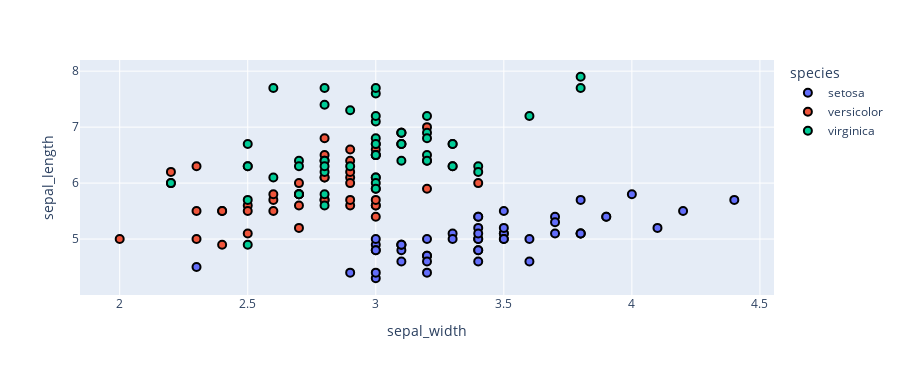

Write notebook code for a chart like this one.
### Markdown cell above
Let's try the same plot with with smaller markers, a little more height, and black boundaries for
the color filled markers.

### Code cell
fig = px.scatter(
                df, 
                x="sepal_width", 
                y="sepal_length", 
                color="species", 
                height=375)

fig.update_traces(
        marker_size=8,
        marker_line=dict(width=2, color="black"),
        #marker_line=dict(width=1, color="yellow"),
        selector=dict(mode='markers')
    )
fig

### Figure 1 — Plotly figure (JSON) as saved in the notebook; plotly's stock layout.template omitted (floating-point values rounded to 4 significant figures)
{"data": [{"hovertemplate": "species=setosa<br>sepal_width=%{x}<br>sepal_length=%{y}<extra></extra>", "legendgroup": "setosa", "marker": {"color": "#636efa", "line": {"color": "black", "width": 2}, "size": 8, "symbol": "circle"}, "mode": "markers", "name": "setosa", "orientation": "v", "showlegend": true, "type": "scatter", "x": [3.5, 3, 3.2, 3.1, 3.6, 3.9, 3.4, 3.4, 2.9, 3.1, 3.7, 3.4, 3, 3, 4, 4.4, 3.9, 3.5, 3.8, 3.8, 3.4, 3.7, 3.6, 3.3, 3.4, 3, 3.4, 3.5, 3.4, 3.2, 3.1, 3.4, 4.1, 4.2, 3.1, 3.2, 3.5, 3.1, 3, 3.4, 3.5, 2.3, 3.2, 3.5, 3.8, 3, 3.8, 3.2, 3.7, 3.3], "xaxis": "x", "y": [5.1, 4.9, 4.7, 4.6, 5, 5.4, 4.6, 5, 4.4, 4.9, 5.4, 4.8, 4.8, 4.3, 5.8, 5.7, 5.4, 5.1, 5.7, 5.1, 5.4, 5.1, 4.6, 5.1, 4.8, 5, 5, 5.2, 5.2, 4.7, 4.8, 5.4, 5.2, 5.5, 4.9, 5, 5.5, 4.9, 4.4, 5.1, 5, 4.5, 4.4, 5, 5.1, 4.8, 5.1, 4.6, 5.3, 5], "yaxis": "y"}, {"hovertemplate": "species=versicolor<br>sepal_width=%{x}<br>sepal_length=%{y}<extra></extra>", "legendgroup": "versicolor", "marker": {"color": "#EF553B", "line": {"color": "black", "width": 2}, "size": 8, "symbol": "circle"}, "mode": "markers", "name": "versicolor", "orientation": "v", "showlegend": true, "type": "scatter", "x": [3.2, 3.2, 3.1, 2.3, 2.8, 2.8, 3.3, 2.4, 2.9, 2.7, 2, 3, 2.2, 2.9, 2.9, 3.1, 3, 2.7, 2.2, 2.5, 3.2, 2.8, 2.5, 2.8, 2.9, 3, 2.8, 3, 2.9, 2.6, 2.4, 2.4, 2.7, 2.7, 3, 3.4, 3.1, 2.3, 3, 2.5, 2.6, 3, 2.6, 2.3, 2.7, 3, 2.9, 2.9, 2.5, 2.8], "xaxis": "x", "y": [7, 6.4, 6.9, 5.5, 6.5, 5.7, 6.3, 4.9, 6.6, 5.2, 5, 5.9, 6, 6.1, 5.6, 6.7, 5.6, 5.8, 6.2, 5.6, 5.9, 6.1, 6.3, 6.1, 6.4, 6.6, 6.8, 6.7, 6, 5.7, 5.5, 5.5, 5.8, 6, 5.4, 6, 6.7, 6.3, 5.6, 5.5, 5.5, 6.1, 5.8, 5, 5.6, 5.7, 5.7, 6.2, 5.1, 5.7], "yaxis": "y"}, {"hovertemplate": "species=virginica<br>sepal_width=%{x}<br>sepal_length=%{y}<extra></extra>", "legendgroup": "virginica", "marker": {"color": "#00cc96", "line": {"color": "black", "width": 2}, "size": 8, "symbol": "circle"}, "mode": "markers", "name": "virginica", "orientation": "v", "showlegend": true, "type": "scatter", "x": [3.3, 2.7, 3, 2.9, 3, 3, 2.5, 2.9, 2.5, 3.6, 3.2, 2.7, 3, 2.5, 2.8, 3.2, 3, 3.8, 2.6, 2.2, 3.2, 2.8, 2.8, 2.7, 3.3, 3.2, 2.8, 3, 2.8, 3, 2.8, 3.8, 2.8, 2.8, 2.6, 3, 3.4, 3.1, 3, 3.1, 3.1, 3.1, 2.7, 3.2, 3.3, 3, 2.5, 3, 3.4, 3], "xaxis": "x", "y": [6.3, 5.8, 7.1, 6.3, 6.5, 7.6, 4.9, 7.3, 6.7, 7.2, 6.5, 6.4, 6.8, 5.7, 5.8, 6.4, 6.5, 7.7, 7.7, 6, 6.9, 5.6, 7.7, 6.3, 6.7, 7.2, 6.2, 6.1, 6.4, 7.2, 7.4, 7.9, 6.4, 6.3, 6.1, 7.7, 6.3, 6.4, 6, 6.9, 6.7, 6.9, 5.8, 6.8, 6.7, 6.7, 6.3, 6.5, 6.2, 5.9], "yaxis": "y"}], "layout": {"height": 375, "legend": {"title": {"text": "species"}, "tracegroupgap": 0}, "margin": {"t": 60}, "xaxis": {"anchor": "y", "domain": [0, 1], "title": {"text": "sepal_width"}}, "yaxis": {"anchor": "x", "domain": [0, 1], "title": {"text": "sepal_length"}}}}
